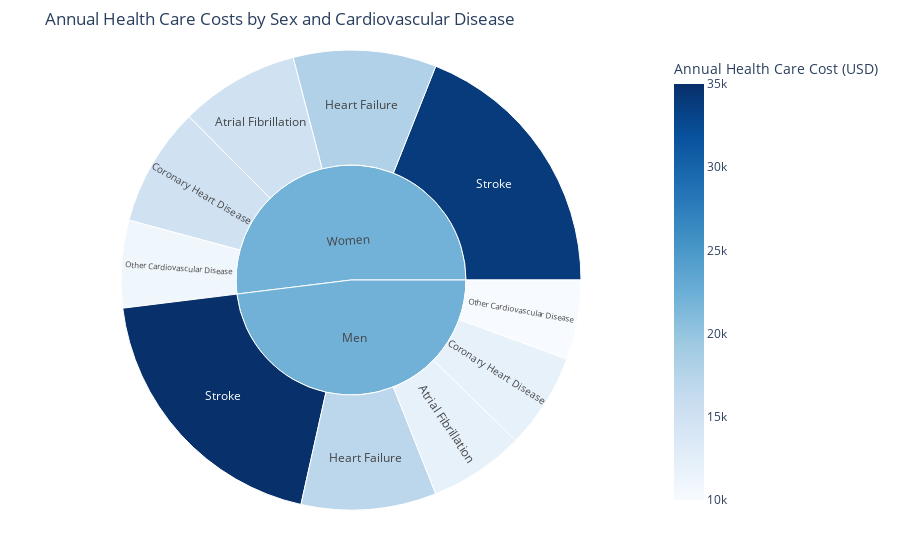

Notebook code cell kept with this figure:
### Code cell
df_by_sex_melted = df_by_sex.melt(id_vars=['Sex'], var_name='Disease', value_name='Annual Health Care Cost (USD)')

# Create a sunburst chart
fig = px.sunburst(
    df_by_sex_melted,
    path=['Sex', 'Disease'],              # Define hierarchy: Sex -> Disease
    values='Annual Health Care Cost (USD)',  # Use healthcare costs for proportions
    color='Annual Health Care Cost (USD)',  # Color based on healthcare costs
    color_continuous_scale='Blues',
    title='Annual Health Care Costs by Sex and Cardiovascular Disease'
)

# Adjust layout
fig.update_layout(
    margin=dict(t=50, l=50, r=50, b=50)
)

fig.show()

### Figure 1 — Plotly figure (JSON) as saved in the notebook; plotly's stock layout.template omitted (floating-point values rounded to 4 significant figures)
{"data": [{"branchvalues": "total", "customdata": [[12000], [15000], [12000], [15000], [17000], [18000], [10000], [11000], [35000], [34000], [22120.0], [22050.0]], "domain": {"x": [0, 1], "y": [0, 1]}, "hovertemplate": "labels=%{label}<br>Annual Health Care Cost (USD)_sum=%{value}<br>parent=%{parent}<br>id=%{id}<br>Annual Health Care Cost (USD)=%{color}<extra></extra>", "ids": ["Men/Atrial Fibrillation", "Women/Atrial Fibrillation", "Men/Coronary Heart Disease", "Women/Coronary Heart Disease", "Men/Heart Failure", "Women/Heart Failure", "Men/Other Cardiovascular Disease", "Women/Other Cardiovascular Disease", "Men/Stroke", "Women/Stroke", "Men", "Women"], "labels": ["Atrial Fibrillation", "Atrial Fibrillation", "Coronary Heart Disease", "Coronary Heart Disease", "Heart Failure", "Heart Failure", "Other Cardiovascular Disease", "Other Cardiovascular Disease", "Stroke", "Stroke", "Men", "Women"], "marker": {"coloraxis": "coloraxis", "colors": [12000, 15000, 12000, 15000, 17000, 18000, 10000, 11000, 35000, 34000, 22120.0, 22050.0]}, "name": "", "parents": ["Men", "Women", "Men", "Women", "Men", "Women", "Men", "Women", "Men", "Women", "", ""], "type": "sunburst", "values": [12000, 15000, 12000, 15000, 17000, 18000, 10000, 11000, 35000, 34000, 86000, 93000]}], "layout": {"coloraxis": {"colorbar": {"title": {"text": "Annual Health Care Cost (USD)"}}, "colorscale": [[0, "rgb(247,251,255)"], [0.125, "rgb(222,235,247)"], [0.25, "rgb(198,219,239)"], [0.375, "rgb(158,202,225)"], [0.5, "rgb(107,174,214)"], [0.625, "rgb(66,146,198)"], [0.75, "rgb(33,113,181)"], [0.875, "rgb(8,81,156)"], [1, "rgb(8,48,107)"]]}, "legend": {"tracegroupgap": 0}, "margin": {"b": 50, "l": 50, "r": 50, "t": 50}, "title": {"text": "Annual Health Care Costs by Sex and Cardiovascular Disease"}}}
